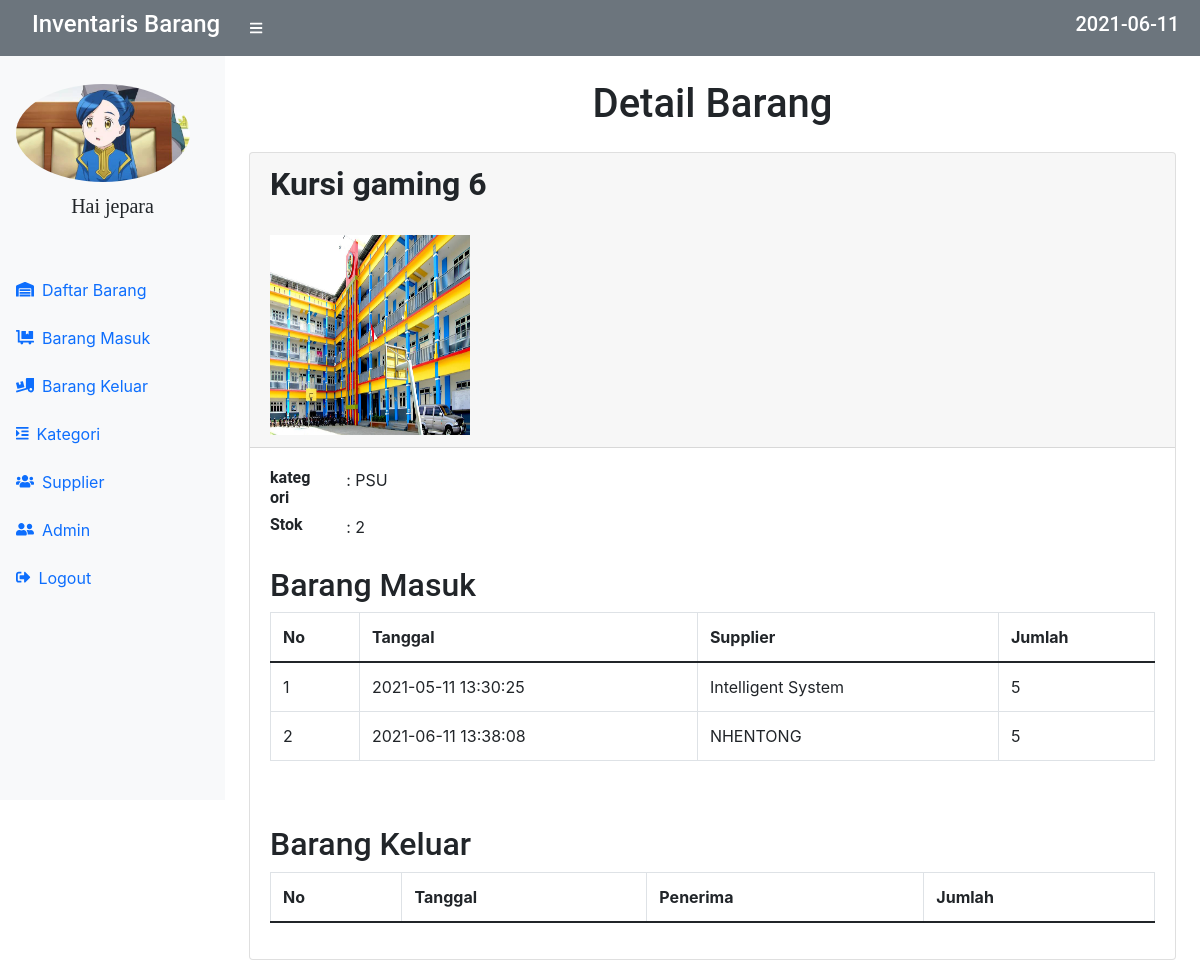
/detail.php?id=64 (signed in), run on the app's committed database.
### tables this page shows
CREATE TABLE `stock` (
  `idbarang` int(11) NOT NULL,
  `idkategori` int(11) NOT NULL,
  `namabarang` varchar(25) NOT NULL,
  `deskripsi` varchar(25) NOT NULL,
  `stock` int(11) NOT NULL,
  `image` varchar(99) DEFAULT NULL,
  `status` enum('pending','approve') NOT NULL
);

CREATE TABLE `kategori` (
  `idkategori` int(11) NOT NULL,
  `kategori` varchar(25) NOT NULL
);

CREATE TABLE `masuk` (
  `idmasuk` int(11) NOT NULL,
  `idbarang` int(11) NOT NULL,
  `idsup` int(11) NOT NULL,
  `tanggal` timestamp NOT NULL DEFAULT current_timestamp(),
  `keterangan` varchar(25) DEFAULT NULL,
  `qty` int(11) NOT NULL
);

CREATE TABLE `supplier` (
  `idsup` int(11) NOT NULL,
  `supplier` varchar(55) NOT NULL
);

### detail.php (the view, shortened to what this page needs)
<?php
require 'function.php';
$idbarang = $_GET['id'];
$get = mysqli_query($conn, "select * from stock s, kategori k where idbarang='$idbarang' AND k.idkategori = s.idkategori");
$fetch = mysqli_fetch_assoc($get);
$namabarang = $fetch['namabarang'];
$kategori = $fetch['kategori'];
$stock = $fetch['stock'];
 $gambar = $fetch['image'];
    if($gambar==null){
 $img = 'Tidak ada Gambar';
    }else{
 $img ='<img src = "images/'.$gambar.'" class="zoomable">';
 }
?>
<!DOCTYPE html>
<html lang="en">
    <head>
        <link href="https://cdn.jsdelivr.net/npm/simple-datatables@latest/dist/style.css" rel="stylesheet" />
        <link href="css/styles.css" rel="stylesheet" />
        <link rel="stylesheet" href="https://maxcdn.bootstrapcdn.com/bootstrap/4.5.2/css/bootstrap.min.css">
        <link rel="stylesheet" type="text/css" href="https://cdn.datatables.net/1.10.25/css/jquery.dataTables.css">
    </head>
    <body class="sb-nav-fixed">
        <nav class="sb-topnav navbar navbar-expand navbar-secondary bg-secondary">
            <a class="navbar-brand ps-3 text-white" href="index.php"><h4>Inventaris Barang</h4></a>
            <button class="btn btn-link btn-sm order-1 order-lg-0 me-4 me-lg-0" id="sidebarToggle" href="#!"><i class="fas fa-bars text-white"></i></button>
            <ul class="navbar-nav ml-auto">
            <h5 class="text-white"><?php echo date('Y-m-d');?></h5>&nbsp;
       </ul>
        </nav>
        <div id="layoutSidenav">
            <div id="layoutSidenav_nav">
                <nav class="sb-sidenav accordion sb-sidenav bg-light" id="sidenavAccordion">
                    <div class="sb-sidenav-menu">
                        <div class="nav">
                            <div class="sb-sidenav-menu-heading"><img style="width: 90%" src="images/sekai.jpg" class="rounded-circle" alt="Cinque Terre"></div>
                            <Center><h5 style="font-family: cursive ">Hai <?php echo $_SESSION['username']; ?></h5></Center>
                            <div class="sb-sidenav-menu-heading"></div>
                            <a class="nav-link" href="index.php">
                                <div class="sb-nav-link-icon"><i class="fas fa-warehouse"></i></div>
                                Daftar Barang
                            </a>
                            <a class="nav-link" href="masuk.php">
                                <div class="sb-nav-link-icon"><i class="fas fa-dolly-flatbed"></i></div>
                                Barang Masuk
                            </a>
                            <a class="nav-link" href="keluar.php">
                                <div class="sb-nav-link-icon"><i class="fas fa-truck-loading"></i></div>
                                Barang Keluar
                            </a>
                            <a class="nav-link" href="kategori.php">
                                <div class="sb-nav-link-icon"><i class="fas fa-indent"></i></div>
                                Kategori
                            </a>
                            <a class="nav-link" href="supplier.php">
                                <div class="sb-nav-link-icon"><i class="fas fa-users"></i></div>
                                Supplier
                            </a>
                             <a class="nav-link" href="admin.php">
                                <div class="sb-nav-link-icon"><i class="fas fa-user-friends"></i></div>
                                Admin
                            </a>
                            <a class="nav-link" href="logout.php">
                                <div class="sb-nav-link-icon"><i class="fas fa-sign-out-alt"></i></div>
                                Logout
                            </a>
                        </div>
                    </div>
                </nav>
            </div>
            <div id="layoutSidenav_content">
                <main>
                    <div class="container-fluid px-4">
                        <center><h1 class="mt-4">Detail Barang</h1></center>
                        <div class="card mb-4 mt-4">
                            <div class="card-header">
                              <strong> <h2><?=$namabarang;?></strong></h2><br>
                               <?=$img;?>
                            </div>
                            <div class="card-body">
                              <div class="row">
                                  <div class="col-md-1"><b><h6>kategori</b></h6></div>
                                  <div class="col-md-5">: <?=$kategori;?></div>
                              </div>
                              <div class="row">
                                  <div class="col-md-1"><b><h6>Stok</b></h6></div>
                                  <div class="col-md-5">: <?=$stock;?></div>
                              </div></br>
                                <h2>Barang Masuk</h2>
                                <div class= "table-responsive">
                                <table id="barangmasuk" class="table table-bordered" cellspacing="0" width="100%">
                                    <thead>
                                        <tr>
                                            <th>No</th>
                                            <th>Tanggal</th>
                                            <th>Supplier</th>
                                            <th>Jumlah</th>
                                            </tr>
                                    </thead>
                                    <tbody>
                                        <?php
                                        $ambildatamasuk = mysqli_query($conn, "select * from masuk m, supplier u, stock s where u.idsup = m.idsup AND s.idbarang = m.idbarang ");
                                        $i = 1;
                                        while($fetch = mysqli_fetch_array($ambildatamasuk)){
                                            $tanggal = $fetch['tanggal'];
                                            $supplier = $fetch['supplier'];
                                            $quantity = $fetch['qty'];
                                        ?>
                                        <tr>
                                            <td><?=$i++;?></td>
                                            <td><?=$tanggal;?></td>
                                            <td><?=$supplier;?></td>
                                            <td><?=$quantity;?></td>
                                       </tr>
                                       <?php
                                   };
                                   ?>
                                    </tbody>
                                </table>
                            </div><br><br>
                            <h2>Barang Keluar</h2>
                                <div class= "table-responsive">
                                <table id="barangkeluar" class="table table-bordered" cellspacing="0" width="100%">
                                    <thead>
                                        <tr>
                                            <th>No</th>
                                            <th>Tanggal</th>
                                            <th>Penerima</th>
                                            <th>Jumlah</th>
                                            </tr>
                                    </thead>
                                </table>
                            </div>
                        </div>
                    </div>
                </main>
            </div>
        </div>
    </body>
</html>

### detail.php (style rules this page uses)
.zoomable { width: 200px; height: 200px; }

### data on the page
stock: namabarang "Kursi gaming 6", image (picture), idkategori.kategori "PSU", stock "2"
masuk: tanggal "2021-05-11 13:30:25", idsup.supplier "Intelligent System", qty "5"
masuk: tanggal "2021-06-11 13:38:08", idsup.supplier "NHENTONG", qty "5"

### other printed values
$_SESSION['username'] "jepara"
